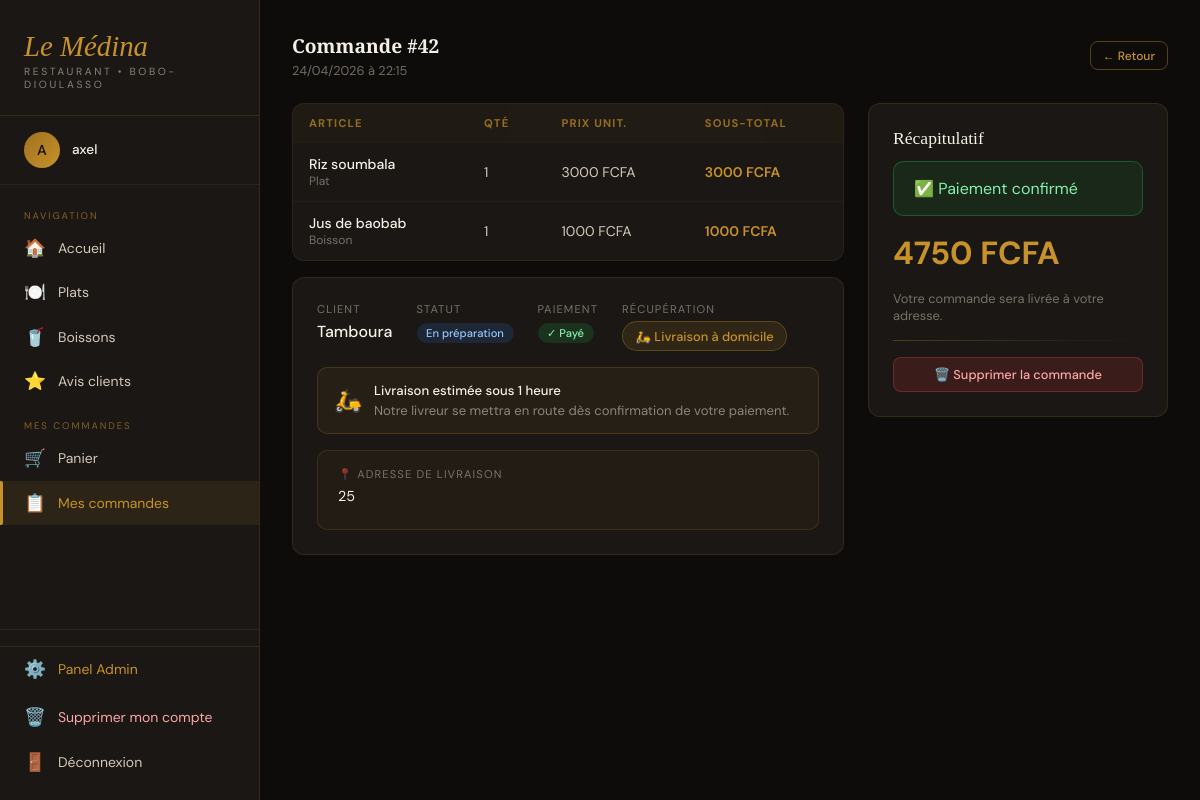
The app's page /commandes/42/ (signed in) with its own data.
### shop/models.py (models this page shows, shortened)
class Commande(models.Model):
    MODE_CHOICES = [
        ('retrait', 'Retrait sur place'),
        ('livraison', 'Livraison à domicile'),
    ]
    STATUT_CHOICES = [
        ('en_attente', 'En attente'),
        ('en_preparation', 'En préparation'),
        ('livree', 'Livrée'),
        ('annulee', 'Annulée'),
    ]
    utilisateur = models.ForeignKey(User, on_delete=models.CASCADE)
    date_commande = models.DateTimeField(auto_now_add=True)
    total = models.DecimalField(max_digits=10, decimal_places=2, default=0)
    paye = models.BooleanField(default=False)
    statut = models.CharField(max_length=20, choices=STATUT_CHOICES, default='en_attente')
    mode_recuperation = models.CharField(max_length=20, choices=MODE_CHOICES, default='retrait')
    adresse_livraison = models.CharField(max_length=500, blank=True, default='')
    latitude = models.DecimalField(max_digits=9, decimal_places=6, null=True, blank=True)
    longitude = models.DecimalField(max_digits=9, decimal_places=6, null=True, blank=True)

class LigneCommande(models.Model):
    commande = models.ForeignKey(Commande, on_delete=models.CASCADE, related_name='lignes')
    plat = models.ForeignKey(Plat, on_delete=models.SET_NULL, null=True, blank=True)
    boisson = models.ForeignKey(Boisson, on_delete=models.SET_NULL, null=True, blank=True)
    quantite = models.IntegerField(default=1)
    prix_unitaire = models.DecimalField(max_digits=8, decimal_places=2)
    def sous_total(self):
        return self.quantite * self.prix_unitaire
    @property
    def nom_article(self):
        if self.plat:
            return self.plat.nom
        if self.boisson:
            return self.boisson.nom
        return '—'

class Plat(models.Model):
    CATEGORIES = [
        ('plat', 'Plat principal'),
        ('accompagnement', 'Accompagnement'),
        ('dessert', 'Dessert'),
    ]
    nom = models.CharField(max_length=100)
    prix = models.DecimalField(max_digits=8, decimal_places=2)
    disponible = models.BooleanField(default=True)
    categorie = models.CharField(max_length=20, choices=CATEGORIES, blank=True)
    pays = models.CharField(max_length=2, choices=PAYS, blank=True)
    image = models.ImageField(upload_to='plats/', null=True, blank=True)

class Boisson(models.Model):
    CATEGORIES = [
        ('naturelle', 'Boisson naturelle'),
        ('traditionnelle', 'Boisson traditionnelle'),
        ('alcoolisee', 'Boisson alcoolisée'),
    ]
    nom = models.CharField(max_length=100)
    prix = models.DecimalField(max_digits=8, decimal_places=2)
    disponible = models.BooleanField(default=True)
    categorie = models.CharField(max_length=20, choices=CATEGORIES, blank=True)
    pays = models.CharField(max_length=2, choices=PAYS, blank=True)
    image = models.ImageField(upload_to='boissons/', null=True, blank=True)

### shop/views.py (the view)
# urls.py: path('commandes/<int:commande_id>/', views.detail_commande, name='detail_commande'),
@login_required
def detail_commande(request, commande_id):
    if request.user.is_staff:
        commande = get_object_or_404(Commande, id=commande_id)
    else:
        commande = get_object_or_404(Commande, id=commande_id, utilisateur=request.user)
    nb_panier = Panier.objects.filter(utilisateur=request.user).count()
    maintenant = timezone.now()
    annulable = (maintenant - commande.date_commande) < timedelta(minutes=15)
    secondes_restantes = max(0, int(
        (commande.date_commande + timedelta(minutes=15) - maintenant).total_seconds()
    ))
    return render(request, 'shop/detail_commande.html', {
        'commande': commande, 'nb_panier': nb_panier,
        'annulable': annulable, 'secondes_restantes': secondes_restantes,
    })

### shop/templates/shop/detail_commande.html (shortened to what this page needs)
{% extends 'shop/base.html' %}
{% block content %}
<div class="content">
  <div class="section-header">
    <div>
      <h2 class="section-title">Commande #{{ commande.pk }}</h2>
      <div style="font-size:.8rem;opacity:.5;margin-top:.2rem;">{{ commande.date_commande|date:"d/m/Y à H:i" }}</div>
    </div>
    <a href="{% url 'commandes' %}" class="btn btn-outline btn-sm">← Retour</a>
  </div>
  <div class="cmd-layout">
    <div>
      <div class="table-container" style="margin-bottom:1rem;">
        <table>
          <thead>
            <tr><th>Article</th><th>Qté</th><th>Prix unit.</th><th>Sous-total</th></tr>
          </thead>
          <tbody>
            {% for ligne in commande.lignes.all %}
            <tr>
              <td>
                <div style="font-weight:500;color:var(--creme);">{{ ligne.nom_article }}</div>
                <div style="font-size:.75rem;opacity:.5;">{% if ligne.plat %}Plat{% else %}Boisson{% endif %}</div>
              </td>
              <td>{{ ligne.quantite }}</td>
              <td>{{ ligne.prix_unitaire|floatformat:0 }} FCFA</td>
              <td style="color:var(--or);font-weight:600;">{{ ligne.sous_total|floatformat:0 }} FCFA</td>
            </tr>
            {% endfor %}
          </tbody>
        </table>
      </div>
      <div class="cmd-card">
        <div style="display:flex;gap:1.5rem;flex-wrap:wrap;">
          <div>
            <div style="font-size:.7rem;text-transform:uppercase;letter-spacing:.1em;opacity:.5;margin-bottom:.3rem;">Client</div>
            <div style="font-weight:500;color:var(--creme);">{{ commande.utilisateur.username }}</div>
          </div>
          <div>
            <div style="font-size:.7rem;text-transform:uppercase;letter-spacing:.1em;opacity:.5;margin-bottom:.3rem;">Statut</div>
            <span class="statut {% if commande.statut == 'en_attente' %}statut-attente{% elif commande.statut == 'en_preparation' %}statut-preparation{% elif commande.statut == 'prete' %}statut-prete{% else %}statut-livree{% endif %}">
              {{ commande.get_statut_display }}
            </span>
          </div>
          <div>
            <div style="font-size:.7rem;text-transform:uppercase;letter-spacing:.1em;opacity:.5;margin-bottom:.3rem;">Paiement</div>
            {% if commande.paye %}<span class="statut statut-paye">✓ Payé</span>
            {% else %}<span class="statut statut-non-paye">⏳ Non payé</span>{% endif %}
          </div>
          <div>
            <div style="font-size:.7rem;text-transform:uppercase;letter-spacing:.1em;opacity:.5;margin-bottom:.3rem;">Récupération</div>
            {% if commande.mode_recuperation == 'livraison' %}
              <span class="mode-badge livraison">🛵 Livraison à domicile</span>
            {% else %}
              <span class="mode-badge retrait">🏃 Retrait sur place</span>
            {% endif %}
          </div>
        </div>
        {% if commande.mode_recuperation == 'livraison' and commande.paye %}
        <div class="livraison-info" style="margin-top:1rem;">
          <div class="livraison-info-icon">🛵</div>
          <div>
            <div style="font-weight:500;color:var(--creme);margin-bottom:.2rem;">Livraison estimée sous 1 heure</div>
            <div style="opacity:.6;">Notre livreur se mettra en route dès confirmation de votre paiement.</div>
          </div>
        </div>
        {% endif %}
        {% if commande.mode_recuperation == 'livraison' and commande.adresse_livraison or commande.latitude %}
        <div class="localisation-card">
          <div class="localisation-label">📍 Adresse de livraison</div>
          {% if commande.adresse_livraison %}<div class="localisation-adresse">{{ commande.adresse_livraison }}</div>{% endif %}
        </div>
        {% endif %}
      </div>
    </div>
    <div class="cmd-card paiement-box">
      <div style="font-family:'Playfair Display',serif;font-size:1.1rem;color:var(--creme);margin-bottom:.75rem;">Récapitulatif</div>
      {% if commande.paye %}
        <div class="success-banner">✅ Paiement confirmé</div>
        <div class="montant-total">{{ commande.total|floatformat:0 }} FCFA</div>
        <div style="font-size:.8rem;opacity:.5;">
          {% if commande.mode_recuperation == 'livraison' %}Votre commande sera livrée à votre adresse.
          {% else %}Venez récupérer votre commande sur place.{% endif %}
        </div>
      {% endif %}
      <div class="divider" style="margin:1rem 0;"></div>
      {% if not request.user.is_staff %}
        {% if annulable %}
        <div class="countdown-box" id="countdown-box">
          <div>⏱️</div>
          <div>
            <div class="countdown-timer" id="timer">--:--</div>
            <div class="countdown-label">Temps restant pour annuler</div>
          </div>
        </div>
        <a href="{% url 'supprimer_commande' commande.pk %}" class="btn btn-danger"
          style="width:100%;justify-content:center;"
          onclick="return confirm('Annuler définitivement cette commande ?')">🗑️ Annuler la commande</a>
        {% else %}
        <div class="countdown-box expire">
          <div>🔒</div>
          <div>
            <div class="countdown-timer">Expiré</div>
            <div class="countdown-label">Annulation impossible après 15 min</div>
          </div>
        </div>
        <button class="btn btn-danger" style="width:100%;justify-content:center;opacity:.4;cursor:not-allowed;" disabled>🗑️ Annulation impossible</button>
        {% endif %}
      {% else %}
        <a href="{% url 'supprimer_commande' commande.pk %}" class="btn btn-danger"
          style="width:100%;justify-content:center;"
          onclick="return confirm('Supprimer définitivement cette commande ?')">🗑️ Supprimer la commande</a>
      {% endif %}
    </div>
  </div>
</div>
{% endblock %}

### shop/templates/shop/base.html (shortened to what this page needs)
{% load static %}
<!DOCTYPE html>
<html lang="fr">
<head>
</head>
<body>
{% if user.is_authenticated %}
<aside class="sidebar">
  <div class="sidebar-logo">
    <div class="logo-ar">Le Médina</div>
    <div class="logo-sub">Restaurant • Bobo-Dioulasso</div>
  </div>
  <div class="sidebar-user">
    <div class="user-avatar">{{ user.username|first|upper }}</div>
    <div class="user-name">{{ user.username }}</div>
  </div>
  <nav class="sidebar-nav">
    <div class="nav-section">Navigation</div>
    <a href="{% url 'accueil' %}" class="nav-link {% if request.resolver_match.url_name == 'accueil' %}active{% endif %}">
      <span class="nav-icon">🏠</span> Accueil
    </a>
    <a href="{% url 'plats' %}" class="nav-link {% if request.resolver_match.url_name == 'plats' %}active{% endif %}">
      <span class="nav-icon">🍽️</span> Plats
    </a>
    <a href="{% url 'boissons' %}" class="nav-link {% if request.resolver_match.url_name == 'boissons' %}active{% endif %}">
      <span class="nav-icon">🥤</span> Boissons
    </a>
    <a href="{% url 'avis' %}" class="nav-link {% if request.resolver_match.url_name == 'avis' %}active{% endif %}">
      <span class="nav-icon">⭐</span> Avis clients
    </a>
    <div class="nav-section" style="margin-top:0.5rem;">Mes commandes</div>
    <a href="{% url 'panier' %}" class="nav-link {% if request.resolver_match.url_name == 'panier' %}active{% endif %}">
      <span class="nav-icon">🛒</span> Panier
    </a>
    <a href="{% url 'commandes' %}" class="nav-link {% if request.resolver_match.url_name == 'commandes' or request.resolver_match.url_name == 'detail_commande' %}active{% endif %}">
      <span class="nav-icon">📋</span> Mes commandes
    </a>
  </nav>
  <div class="sidebar-footer">
    {% if user.is_staff %}
    <a href="{% url 'admin_dashboard' %}" class="nav-link" style="color:var(--or);border-top:1px solid rgba(200,146,42,0.15);margin-bottom:.25rem;">
      <span class="nav-icon">⚙️</span> Panel Admin
    </a>
    {% endif %}
    <a href="{% url 'supprimer_compte' %}" class="nav-link" style="color:#fca5a5;">
      <span class="nav-icon">🗑️</span> Supprimer mon compte
    </a>
    <a href="{% url 'logout' %}" class="nav-link">
      <span class="nav-icon">🚪</span> Déconnexion
    </a>
  </div>
</aside>
{% endif %}
<main class="main">
  {% block content %}{% endblock %}
</main>
</body>
</html>

### shop/templates/shop/base.html (style rules this page uses)
:root { --or: #c8922a; --or-clair: #e8b84b; --or-fonce: #a0711e; --noir: #0d0c0a; --brun: #1a1714; --brun-moyen: #2a2520; --brun-clair: #3d352c; --creme: #f5efe6; --creme-fonce: #e8ddd0; --texte: #d4c8b8; --texte-clair: #f5efe6; --sidebar-w: 260px; }
* { margin: 0; padding: 0; box-sizing: border-box; }
body { font-family: 'DM Sans', sans-serif; background: var(--noir); color: var(--texte); min-height: 100vh; display: flex; }
.sidebar { width: var(--sidebar-w); background: var(--brun); border-right: 1px solid rgba(200,146,42,0.15); position: fixed; top: 0; left: 0; bottom: 0; display: flex; flex-direction: column; z-index: 100; overflow: hidden; }
.sidebar-logo { padding: 2rem 1.5rem 1.5rem; border-bottom: 1px solid rgba(200,146,42,0.15); }
.sidebar-logo .logo-ar { font-family: 'Playfair Display', serif; font-style: italic; font-size: 1.8rem; color: var(--or); line-height: 1; }
.sidebar-logo .logo-sub { font-size: 0.65rem; letter-spacing: 0.25em; text-transform: uppercase; color: var(--texte); opacity: 0.6; margin-top: 0.25rem; }
.sidebar-user { padding: 1rem 1.5rem; border-bottom: 1px solid rgba(200,146,42,0.1); display: flex; align-items: center; gap: 0.75rem; }
.user-avatar { width: 36px; height: 36px; border-radius: 50%; background: linear-gradient(135deg, var(--or-fonce), var(--or)); display: flex; align-items: center; justify-content: center; font-size: 0.9rem; font-weight: 500; color: var(--noir); flex-shrink: 0; }
.user-name { font-size: 0.85rem; font-weight: 500; color: var(--creme); white-space: nowrap; overflow: hidden; text-overflow: ellipsis; }
.sidebar-nav { flex: 1; padding: 1rem 0; overflow-y: auto; }
.nav-section { padding: 0.5rem 1.5rem 0.25rem; font-size: 0.6rem; letter-spacing: 0.2em; text-transform: uppercase; color: var(--or); opacity: 0.6; }
.nav-link { display: flex; align-items: center; gap: 0.75rem; padding: 0.7rem 1.5rem; color: var(--texte); text-decoration: none; font-size: 0.875rem; font-weight: 400; transition: all 0.2s; position: relative; }
.nav-link.active { color: var(--or); background: rgba(200,146,42,0.1); }
.nav-link.active::before { content: ''; position: absolute; left: 0; top: 0; bottom: 0; width: 3px; background: var(--or); border-radius: 0 2px 2px 0; }
.nav-icon { font-size: 1.1rem; flex-shrink: 0; }
.sidebar-footer { padding: 1rem 0; border-top: 1px solid rgba(200,146,42,0.1); }
.main { margin-left: var(--sidebar-w); flex: 1; min-height: 100vh; display: flex; flex-direction: column; }
.content { flex: 1; padding: 2rem; }
.btn { display: inline-flex; align-items: center; gap: 0.4rem; padding: 0.5rem 1rem; border-radius: 8px; border: none; cursor: pointer; font-family: 'DM Sans', sans-serif; font-size: 0.8rem; font-weight: 500; text-decoration: none; transition: all 0.2s; }
.btn-outline { background: transparent; border: 1px solid rgba(200,146,42,0.4); color: var(--or); }
.btn-danger { background: rgba(239,68,68,0.15); border: 1px solid rgba(239,68,68,0.3); color: #fca5a5; }
.btn-sm { padding: 0.35rem 0.75rem; font-size: 0.75rem; }
.table-container { background: var(--brun); border: 1px solid rgba(200,146,42,0.1); border-radius: 12px; overflow: hidden; }
table { width: 100%; border-collapse: collapse; }
th { padding: 0.75rem 1rem; font-size: 0.7rem; letter-spacing: 0.1em; text-transform: uppercase; color: var(--or); opacity: 0.7; background: rgba(200,146,42,0.05); text-align: left; }
td { padding: 0.75rem 1rem; font-size: 0.875rem; border-top: 1px solid rgba(200,146,42,0.07); color: var(--texte); }
.statut { padding: 0.2rem 0.6rem; border-radius: 999px; font-size: 0.7rem; font-weight: 500; }
.statut-preparation { background: rgba(59,130,246,0.15); color: #93c5fd; }
.statut-paye { background: rgba(34,197,94,0.15); color: #86efac; }
.section-header { display: flex; align-items: center; justify-content: space-between; margin-bottom: 1.5rem; }
.section-title { font-family: 'Playfair Display', serif; font-size: 1.2rem; color: var(--creme); }
.divider { height: 1px; background: linear-gradient(to right, rgba(200,146,42,0.3), transparent); margin: 1.5rem 0; }

### records on screen
Commande: pk "42", date_commande "24/04/2026 à 22:15", utilisateur.username "Tamboura", statut "En préparation", adresse_livraison "25", total "4750"
LigneCommande: nom_article "Riz soumbala", shows "Plat", quantite "1", prix_unitaire "3000", sous_total "3000"
LigneCommande: nom_article "Jus de baobab", shows "Boisson", quantite "1", prix_unitaire "1000", sous_total "1000"

### other values on screen
{{ user.username|first|upper }} "A"
{{ user.username }} "axel"
